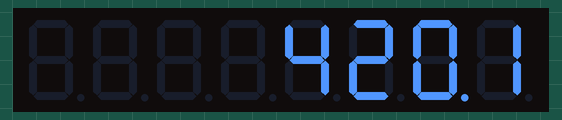
Recording of a sketch running on a simulated Arduino Uno, built with avr-gcc and run on an emulated ATmega328P. Shown: 8-digit seven-segment display. The local clock reads 2024-03-15 10:24:30 at power-on unless the sketch sets it.

Above: at 1.1 s.
At 129.1 s:
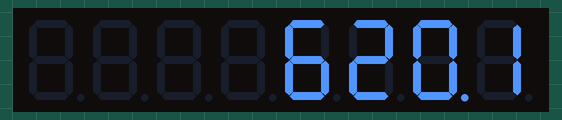

The sketch:

WaveClock.ino
```cpp
//#include <Arduino.h>
#include <IRremote.h>
#include "LedControl.h"
#include <Wire.h>
#include "RTClib.h"

int RECV_PIN = 6;
#define IR_LED      5

LedControl lc = LedControl(12, 11, 10, 1);
RTC_DS1307 rtc;

IRsend irsend;
IRrecv irrecv(RECV_PIN);

decode_results results;  // For storing receiered IR packets

unsigned long lastMillis;

void setup() {


        Serial.begin(9600);
        delay(1000);

        if (!rtc.begin()) {
                Serial.println("Couldn't find RTC");
                while (1) ;
        }

        if (!rtc.isrunning()) {
                Serial.println("RTC is NOT running!");
        }

        //rtc.adjust(DateTime(F(__DATE__), F(__TIME__)));

        lc.shutdown(0, false);

        lc.setIntensity(0, 8);

        lc.clearDisplay(0);

        irrecv.enableIRIn();  // Start the receiver
}

void setDigits(int number, int seconds) {

        lc.setDigit(0, 3, number%10, false);
        number=number/10;
        lc.setDigit(0, 2, number%10, false);
        number=number/10;
        if (seconds%2) lc.setDigit(0, 1, number%10, true);
        else lc.setDigit(0, 1, number%10, false);
        number=number/10;
        lc.setDigit(0, 0, number%10, false);

}

void loop() {

        DateTime now = rtc.now();
        int hour = now.hour();
        int minute = now.minute();
        int timeNow=(hour*100)+minute;
        int seconds=now.second();

        irsend.enableIROut(38);
        irsend.mark(0);

        if (!digitalRead(RECV_PIN))
        {
                lc.shutdown(0, false);
                lastMillis=millis();
        }
        setDigits(timeNow, seconds);
        if ((millis()-lastMillis)>=2000) lc.shutdown(0, true);
}
```
